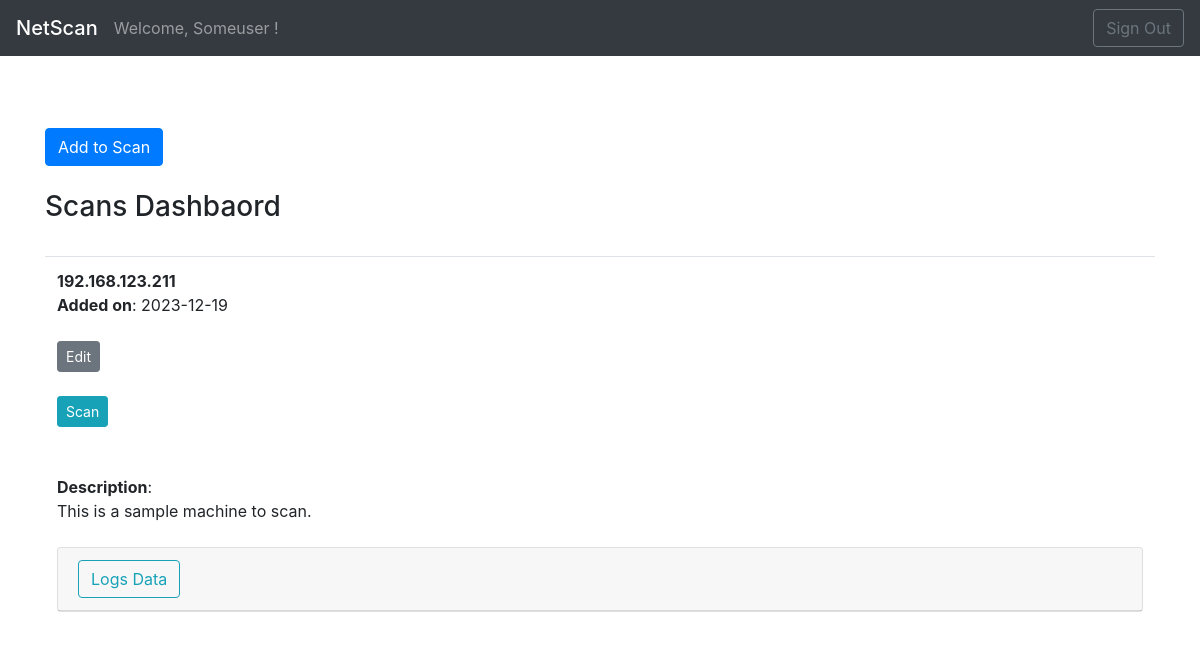
Page / (signed in) on the earlier database version.
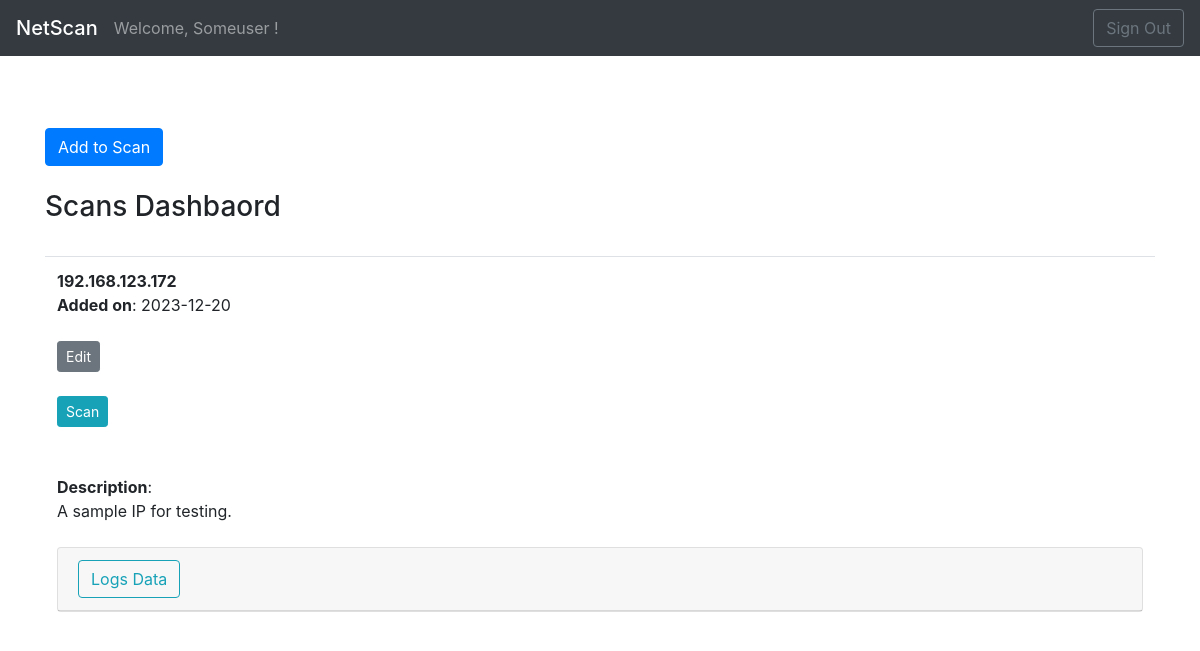
Same page on the later database version.
### tables this page shows
CREATE TABLE user (
  id INTEGER PRIMARY KEY AUTOINCREMENT,
  username TEXT UNIQUE NOT NULL,
  password TEXT NOT NULL
);

CREATE TABLE scan (
  id INTEGER PRIMARY KEY AUTOINCREMENT,
  scan_id INTEGER NOT NULL,
  created TIMESTAMP NOT NULL DEFAULT CURRENT_TIMESTAMP,
  ip_address VARCHAR(15),
  description VARCHAR(255) NOT NULL,
  scan_data TEXT,
  FOREIGN KEY (scan_id) REFERENCES user (id)
);

### flaskr/blog.py (the view)
@bp.route('/')
def index():
    db = get_db()
    user_id = session.get('user_id')
    scans = db.execute(
        'SELECT s.id, ip_address, description, created, scan_data, scan_id, username'
        ' FROM scan s JOIN user u ON s.scan_id = u.id'
        ' WHERE u.id = ?'
        ' ORDER BY created DESC',
        (user_id,)
    ).fetchall()
    return render_template('blog/index.html', scans=scans)

### flaskr/auth.py (called while the page is built)
@bp.before_app_request
def load_logged_in_user():
    user_id = session.get('user_id')
    if user_id is None:
        g.user = None
    else:
        g.user = get_db().execute(
            'SELECT * FROM user WHERE id = ?', (user_id,)
        ).fetchone()

### flaskr/db.py (called while the page is built)
def get_db():
    if 'db' not in g:
        g.db = sqlite3.connect(
            current_app.config['DATABASE'],
            detect_types=sqlite3.PARSE_DECLTYPES
        )
        g.db.row_factory = sqlite3.Row
    return g.db

### flaskr/templates/blog/index.html (shortened to what this page needs)
{% extends 'base.html' %}
{% block content %}
  {% if g.user %}
  <br><br>
  <button type="button" class="btn btn-primary" data-toggle="modal" data-target="#exampleModal" data-whatever="@mdo">Add to Scan</button>
  {% endif %}
  <br><br>
  {% if g.user %}
  <h3>{% block title %}Scans Dashbaord {% endblock %}</h3><br>
    {% for scan in scans %}
            <table class="table table-hover">
            <tr>
              <td>
              <b>{{ scan['ip_address'] }}</b>
              <br>
              <b>Added on</b>: {{ scan['created'].strftime('%Y-%m-%d') }}<br>
            <br>
            <a class="btn btn-secondary btn-sm" href="{{ url_for('blog.update', id=scan['id']) }}">Edit</a><br><br>
            <form action="{{ url_for('blog.scanning', id=scan['id']) }}" method="post">
              <input type="submit" class="btn btn-info btn-sm" value="Scan">
            </form>
            <br>
            <br>
            <b>Description</b>:<br>
            {{ scan['description'] }}
            <br><br>
            <div id="accordion">
              <div class="card">
                <div class="card-header" id="headingOne">
                  <h5 class="mb-0">
                    <button type=button class="btn btn-outline-info" data-toggle="collapse" data-target="#collapseOne" aria-expanded="true" aria-controls="collapseOne">
                    Logs Data
                    </button>
                  </h5>
                </div>
              </div>
              </td>
            </tr>
          </table>
    {% endfor %}
  {% else %}
  <center>
    <h3>Welcome to Netscan!</h3><br><br>
    <a href="{{ url_for('auth.login') }}" type="button" class="btn btn-primary btn-lg">Login</a><br><br>
    <a href="{{ url_for('auth.register') }}">Don't have an Account? Register!</a>
  <center>
  {% endif %}
{% endblock %}

### flaskr/templates/base.html (shortened to what this page needs)
<!doctype html>
<html lang="en">
  <head>
    <link rel="stylesheet" href="https://cdn.jsdelivr.net/npm/bootstrap@4.3.1/dist/css/bootstrap.min.css">
<nav class="navbar navbar-expand-lg navbar-dark bg-dark">
  <a class="navbar-brand navbar-brand mb-0 h1" href="#">NetScan</a>
  <div class="collapse navbar-collapse justify-content-end" id="navbarText">
    <ul class="navbar-nav mr-auto">
    {% if g.user %}
    <span class="navbar-text"> Welcome, {{ g.user['username'] | capitalize }} !
    </span>
    </ul>
    <ul class="navbar-nav">
    <li class="nav-item"><a class="btn btn-outline-secondary" href="{{ url_for('auth.logout') }}">Sign Out</a></li>
    {% else %}
      <li><a class="nav-link" href="{{ url_for('auth.register') }}">Register</a>
      <li><a class="nav-link" href="{{ url_for('auth.login') }}">Sign In</a>
    {% endif %}
    </ul>
  </div>
</nav>
  </head>
  <body>
      <br>
      <div class="container">
        {% block content %}
        {% endblock %}
      </div>
  </body>
</html>

Differences in the rows shown:
removed scan: ip_address "192.168.123.211", created "2023-12-19", description "This is a sample machine to scan."
added scan: ip_address "192.168.123.172", created "2023-12-20", description "A sample IP for testing."
